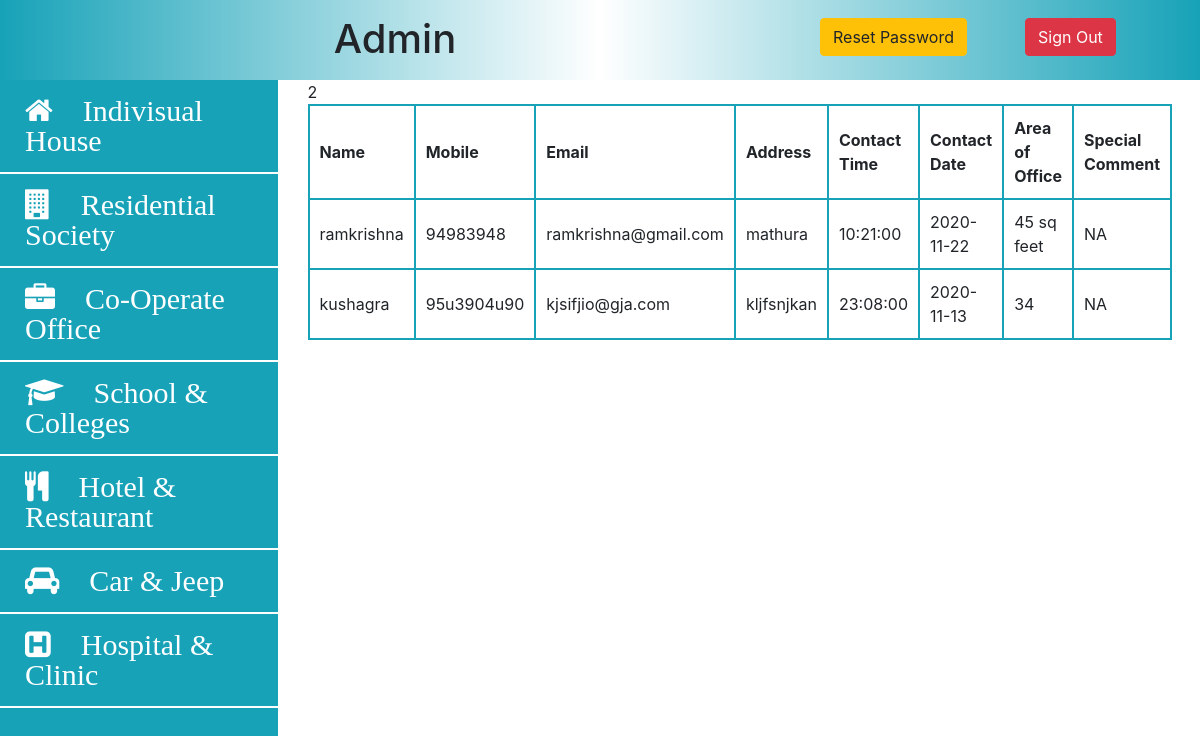
The page /admin/office-admin.php (signed in) on the database its author committed.
### tables this page shows
CREATE TABLE `officeservice` (
  `id` int(250) NOT NULL,
  `name` varchar(100) NOT NULL,
  `email` varchar(150) NOT NULL,
  `mobile` varchar(15) NOT NULL,
  `address` varchar(250) NOT NULL,
  `time` time NOT NULL,
  `area` varchar(50) NOT NULL,
  `date` date NOT NULL,
  `comment` varchar(500) NOT NULL
);

### admin/office-admin.php (the view, shortened to what this page needs)
<!DOCTYPE html>
<html lang="en">
<head>
    <link rel="stylesheet" href="../css/admin.css?v=<?php echo time(); ?>">
    <link rel="stylesheet" href="https://stackpath.bootstrapcdn.com/bootstrap/4.5.2/css/bootstrap.min.css">
    <link rel="stylesheet" href="https://stackpath.bootstrapcdn.com/font-awesome/4.7.0/css/font-awesome.min.css">
</head>
<body>
    <nav class="navigation-bar">
        <div class="row">
            <div class="col-lg-8 admin-heading">
                <h1>Admin</h1>
            </div>
            <div class="col-lg-2">
                <a href="reset-password.php" class="btn btn-warning">Reset Password</a>
            </div>
            <div class="col-lg-2">
                <a href="logout.php" class="btn btn-danger">Sign Out</a>
            </div>
        </div>
    </nav>
    <div class="row panel">
        <div class="col-lg-3">
            <section class="dashboard">
                <ul>
                    <li><a href="admin.php"><i class="fa fa-home"><span>Indivisual House</span></i></a></li>
                    <li><a href="society-admin.php"><i class="fa fa-building"><span>Residential Society</span></i></a></li>
                    <li><a href="office-admin.php"><i class="fa fa-briefcase"><span>Co-Operate Office</span></i></a></li>
                    <li><a href="school-admin.php"><i class="fa fa-graduation-cap"><span>School & Colleges</span></i></a></li>
                    <li><a href="hotel-admin.php"><i class="fa fa-cutlery"><span>Hotel & Restaurant</span></i></a></li>
                    <li><a href="car-admin.php"><i class="fa fa-car"><span>Car & Jeep</span></i></a></li>
                    <li><a href="hospital-admin.php"><i class="fa fa-h-square"><span>Hospital & Clinic</span></i></a></li>
                </ul>
            </section>
        </div>
        <div class="col-lg-8">
            <section class="content">
                <?php
                require_once "../connection.php";
                $query = "SELECT * FROM `officeservice`";
                $data = mysqli_query($connection, $query);
                $totalRecord = mysqli_num_rows($data);
                echo $totalRecord;
                ?>
                <table>
                    <tr>
                        <th>Name</th>
                        <th>Mobile</th>
                        <th>Email</th>
                        <th>Address</th>
                        <th>Contact Time</th>
                        <th>Contact Date</th>
                        <th>Area of Office</th>
                        <th>Special Comment</th>
                    </tr>
                    <?php
                    while ($result = mysqli_fetch_assoc($data)) {
                        echo "
                <tr>
                  <td>" . $result['name'] . "</td>
                  <td>" . $result['mobile'] . "</td>
                  <td>" . $result['email'] . "</td>
                  <td>" . $result['address'] . "</td>
                  <td>" . $result['time'] . "</td>
                  <td>" . $result['date'] . "</td>
                  <td>" . $result['area'] . "</td>
                  <td>" . $result['comment'] . "</td>
                </tr>
                ";
                    }
                    ?>
                </table>
            </section>
        </div>
    </div>
</body>
</html>

### css/admin.css (style rules this page uses)
* { padding: 0; margin: 0; }
.navigation-bar { background: linear-gradient(to right, #17A2B8, white, #17A2B8); height: 10vh; }
.btn { margin-top: 18px; }
.dashboard { height: 100vh; background-color: #17A2B8; color: white; }
.admin-heading>h1 { margin-top: 15px; text-align: center; }
.dashboard ul { list-style: none; }
.dashboard ul li { border-bottom: 2px solid white; }
.dashboard ul li a { display: block; text-decoration: none; color: white; padding: 15px 25px; transition: 0.4s; }
.dashboard ul li a span { margin-left: 30px; font-size: 30px; }
.dashboard ul li i { font-size: 30px; color: white; }
td, th { padding: 10px; border: 2px solid #17A2B8; }

### rows shown on the page
officeservice: name "ramkrishna", mobile "94983948", email "ramkrishna@gmail.com", address "mathura", time "10:21:00", date "2020-11-22", area "45 sq feet", comment "NA"
officeservice: name "kushagra", mobile "95u3904u90", email "kjsifjio@gja.com", address "kljfsnjkan", time "23:08:00", date "2020-11-13", area "34", comment "NA"

### other values the page prints
$totalRecord "2"
